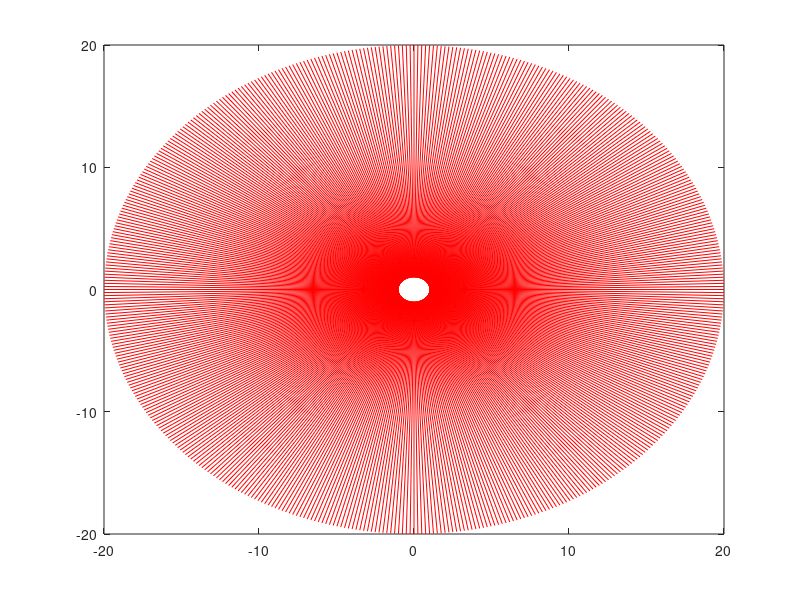

The MATLAB source for this figure:
%% Car Object
car.coord = [0; 0];
car.Radius = 1;
car.shape = [sin(linspace(0,2*pi,100)); cos(linspace(0,2*pi,100))]*car.Radius;
car.color = [0.2 0.2 0.8; 0.8 0.8 0.1];

%% Rays
allRays.num = 500;
allRays.radius = 10;
allRays.ab = [2 2];
t = linspace(0,2*pi*(1-1/allRays.num),allRays.num);
x11 = zeros(allRays.num,3);
y11 = zeros(allRays.num,3);
x11(:,1) = sin(t)*allRays.radius*allRays.ab(1)+car.coord(1);
y11(:,1) = cos(t)*allRays.radius*allRays.ab(2)+car.coord(2);
x11(:,2) = sin(t)*car.Radius+car.coord(1);
y11(:,2) = cos(t)*car.Radius+car.coord(2);
x11(:,3) = NaN;
y11(:,3) = NaN;
x12 = reshape(x11',allRays.num*3,1);
y12 = reshape(y11',allRays.num*3,1);
allRays.plot = plot(x12,y12,'r','ButtonDownFcn',@(s,e)wallPatchButtonDownFcn);